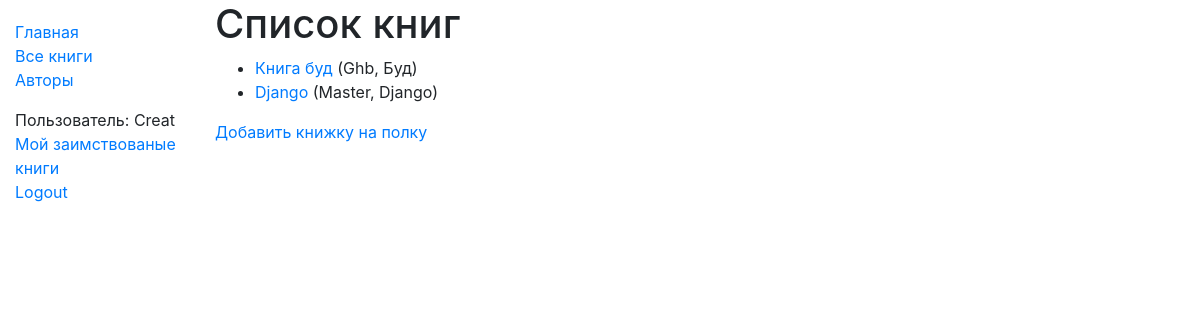
Screenshot of /catalog/books/ (signed in) with the database file from the repository.
### catalog/models.py (models this page shows, shortened)
class Book(models.Model):
    title = models.CharField(max_length=200)
    author = models.ForeignKey('Author', on_delete=models.SET_NULL, null=True)
    summary = models.TextField(max_length=1000, help_text="Enter a brief description of the book")
    isbn = models.CharField('ISBN', max_length=13,
                            help_text='13 Character <a href="https://www.isbn-international.org/content/what-isbn'
                                      '">ISBN number</a>')
    genre = models.ManyToManyField(Genre, help_text="Select a genre for this book")
    def display_genre(self):
        return ', '.join([genre.name for genre in self.genre.all()[:3]])
    display_genre.short_description = 'Genre'
    def get_absolute_url(self):
        return reverse('book-detail', args=[str(self.id)])

class Author(models.Model):
    first_name = models.CharField(max_length=100)
    last_name = models.CharField(max_length=100)
    date_of_birth = models.DateField(null=True, blank=True)
    date_of_death = models.DateField('died', null=True, blank=True)
    class Meta:
        ordering = ['last_name', 'first_name']
    def __str__(self):
        return '{0}, {1}'.format(self.last_name, self.first_name)

### catalog/views.py (the view)
# urls.py: path('books/', views.BookListView.as_view(), name='books'),
class BookListView(generic.ListView):
    model = Book
    paginate_by = 10

### catalog/templates/catalog/book_list.html
{% extends "base_generic.html" %}
{% block content %}
  <h1>Список книг</h1>
  {% if book_list %}
  <ul>
    {% for book in book_list %}
      <li>
        <a href="{{ book.get_absolute_url }}">{{ book.title }}</a> ({{book.author}})
      </li>
    {% endfor %}
  </ul>
  {% else %}
    <p>В библиотеке нет книг</p>
  {% endif %}
  {% if user.is_authenticated %}
    <a href="{% url 'book_create' %}">Добавить книжку на полку</a>
  {% endif %}
{% endblock %}

### catalog/templates/base_generic.html (shortened to what this page needs)
<!DOCTYPE html>
<html lang="en">
<head>
  <link rel="stylesheet" href="https://stackpath.bootstrapcdn.com/bootstrap/4.1.3/css/bootstrap.min.css">
  {% load static %}
  <link rel="stylesheet" href="{% static 'css/styles.css' %}">
</head>
<body>
  <div class="container-fluid">
    <div class="row">
      <div class="col-sm-2">
      {% block sidebar %}
        <ul class="sidebar-nav">
          <li><a href="{% url 'index' %}">Главная</a></li>
          <li><a href="{% url 'books' %}">Все книги</a></li>
          <li><a href="{% url 'authors' %}">Авторы</a></li>
            <p>{% if user.is_authenticated %}</p>
         <li>Пользователь: {{ user.get_username }}</li>
         <li><a href="{% url 'my-borrowed' %}">Мой заимствованые книги</a></li>
         <li><a href="{% url 'logout'%}?next={{request.path}}">Logout</a></li>
   {% else %}
     <li><a href="{% url 'login' %}?next={{request.path}}">Login</a></li>
     <li><a href="{% url 'register' %}">Регистрация</a></li>
   {% endif %}
        </ul>
     {% endblock %}
      </div>
      <div class="col-sm-10 ">{% block content %}{% endblock %}</div>
    </div>
  </div>
</body>
</html>

### catalog/static/css/styles.css (style rules this page uses)
.sidebar-nav { margin-top: 20px; padding: 0; list-style: none; }

### rows the page displays
Book: title "Книга буд", author "Ghb, Буд"
Book: title "Django", author "Master, Django"

### other values shown
{{ user.get_username }} "Creat"
